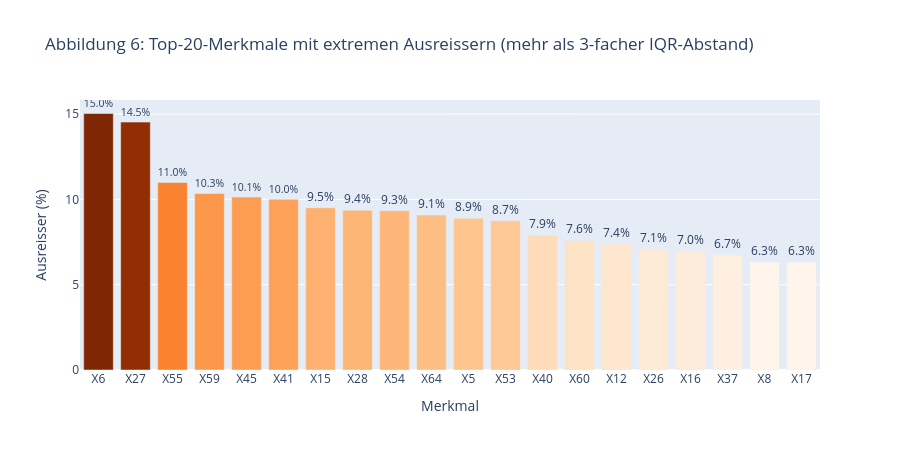

Notebook source saved alongside this figure:
### Markdown cell above
Der Anteil extremer Ausreißer (mehr als 3-facher IQR-Abstand) wird je Merkmal quantifiziert. Das Ergebnis begründet die spätere Wahl des RobustScalers anstelle des StandardScalers.

### Code cell
q1 = df_all[feat_cols].quantile(0.25)
q3 = df_all[feat_cols].quantile(0.75)
iqr = q3 - q1
outlier_mask = (df_all[feat_cols] < (q1 - 3 * iqr)) | (df_all[feat_cols] > (q3 + 3 * iqr))
outlier_pct = (outlier_mask.sum() / len(df_all) * 100).sort_values(ascending=False).head(20).reset_index()
outlier_pct.columns = ['Feature', 'Ausreisser (%)']
outlier_pct['Feature_kurz'] = outlier_pct['Feature'].str.split('_').str[0]

fig = px.bar(
    outlier_pct,
    x='Feature_kurz',
    y='Ausreisser (%)',
    color='Ausreisser (%)',
    color_continuous_scale='Oranges',
    text='Ausreisser (%)',
    title='Abbildung 6: Top-20-Merkmale mit extremen Ausreissern (mehr als 3-facher IQR-Abstand)'
)
fig.update_traces(texttemplate='%{text:.1f}%', textposition='outside')
fig.update_layout(height=450, xaxis_title='Merkmal', coloraxis_showscale=False)
fig.show()

### Figure 1 — Plotly figure (JSON) as saved in the notebook; plotly's stock layout.template omitted (floating-point values rounded to 4 significant figures)
{"data": [{"hovertemplate": "Feature_kurz=%{x}<br>Ausreisser (%)=%{marker.color}<extra></extra>", "legendgroup": "", "marker": {"color": [15.03, 14.53, 10.99, 10.35, 10.13, 10.0, 9.51, 9.361, 9.333, 9.084, 8.891, 8.748, 7.895, 7.591, 7.379, 7.082, 6.955, 6.725, 6.32, 6.313], "coloraxis": "coloraxis", "pattern": {"shape": ""}}, "name": "", "orientation": "v", "showlegend": false, "text": [15.03, 14.53, 10.99, 10.35, 10.13, 10.0, 9.51, 9.361, 9.333, 9.084, 8.891, 8.748, 7.895, 7.591, 7.379, 7.082, 6.955, 6.725, 6.32, 6.313], "textposition": "outside", "texttemplate": "%{text:.1f}%", "type": "bar", "x": ["X6", "X27", "X55", "X59", "X45", "X41", "X15", "X28", "X54", "X64", "X5", "X53", "X40", "X60", "X12", "X26", "X16", "X37", "X8", "X17"], "xaxis": "x", "y": [15.03, 14.53, 10.99, 10.35, 10.13, 10.0, 9.51, 9.361, 9.333, 9.084, 8.891, 8.748, 7.895, 7.591, 7.379, 7.082, 6.955, 6.725, 6.32, 6.313], "yaxis": "y"}], "layout": {"barmode": "relative", "coloraxis": {"colorbar": {"title": {"text": "Ausreisser (%)"}}, "colorscale": [[0, "rgb(255,245,235)"], [0.125, "rgb(254,230,206)"], [0.25, "rgb(253,208,162)"], [0.375, "rgb(253,174,107)"], [0.5, "rgb(253,141,60)"], [0.625, "rgb(241,105,19)"], [0.75, "rgb(217,72,1)"], [0.875, "rgb(166,54,3)"], [1, "rgb(127,39,4)"]], "showscale": false}, "height": 450, "legend": {"tracegroupgap": 0}, "title": {"text": "Abbildung 6: Top-20-Merkmale mit extremen Ausreissern (mehr als 3-facher IQR-Abstand)"}, "xaxis": {"anchor": "y", "domain": [0, 1], "title": {"text": "Merkmal"}}, "yaxis": {"anchor": "x", "domain": [0, 1], "title": {"text": "Ausreisser (%)"}}}}
